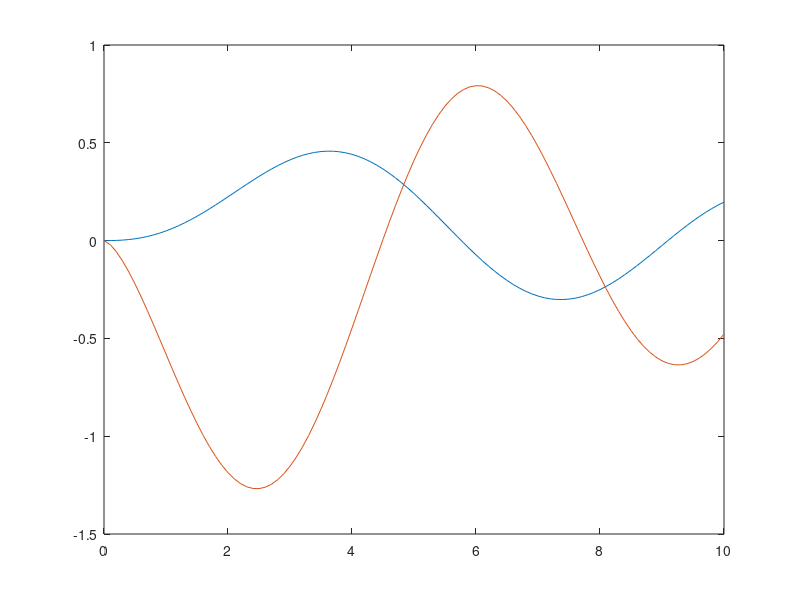

The MATLAB source for this figure:
% Finds the energy and radial wavefunction for a particle from the point 
% of view of an observer in a rotating frame of reference. The 
% wavefunction is correct to order v^2/c^2. This uses equations (362, 
% (363) and (373) to (381) of my notes. This is a negative energy particle. 
k=1.0;
mu=1.5;
om=0.0000001;
m=1.0;
c=1.0;
hbar=1.0;
hw=hbar*om;
mf=(m*c^2+hbar*om/2);
mom2=hbar^2*c^2*k^2;
emin=-m*c*c-2.0000;
emax=-m*c*c;
de=0.0001;
e=emin:de:emax;
ne=round(1+(emax-emin)/de);
mf=(m*c^2+hbar*om/2);
for ie=1:ne
    e1=e(ie)^2-mom2-mf^2;
    d1=((e1-2*mu*hbar*om*e(ie))^2)*(e1-2*hbar*om*e(ie));
    d2=8*hbar^4*om^2*c^2*k^2*e(ie)^2;
    d3=4*mu*hbar^2*om^2*e(ie)^2*(e1-2*mu*hbar*om*e(ie));
    det(ie)=d1+d2-d3;
end
det=det
ns=0;
for ie=2:ne
    ratio=det(ie)/det(ie-1);
    if ratio < 0
        ns=ns+1;
        E(ns)=e(ie)
    end
end
for ie=2:ne-1
    if det(ie) < det(ie-1)
        if det(ie) < det(ie+1)
            ns=ns+1
            E(ns)=e(ie)
        end
    end
end
for is=1:1
    ef1=(E(is)+m*c^2+hbar*om/2);
    ef3=E(is)^2-mom2-2*mu*hbar*om*E(is)-mf^2;
    A=1
    C=E(is)^2*A/(E(is)^2-mom2-2*hbar*om*E(is)-mf^2)
    B=-4*hbar^2*om^2*c*k*C/ef3
    W=(hbar*c*k*A+(2*mu+2)*hbar*om*B)/ef1
    X=(E(is)*A-hbar*c*k*B+2*hbar*om*C)/ef1
    Y=(E(is)*B+hbar*c*k*C)/ef1
end
rmin=0;
rmax=10;
dr=0.1;
nr=round(1+(rmax-rmin)/dr);
r=rmin:dr:rmax;
z=k*r;
z1=om*z/(k*c);
z2=z1.*z1;
for ir=1:nr
    psi1(ir)=A*besselj(mu+1,z(ir))+B*z1(ir)*besselj(mu,z(ir))+C*z2(ir)*besselj(mu+1,z(ir));
    psi4(ir)=W*besselj(mu,z(ir))+X*z1(ir)*besselj(mu+1,z(ir))+Y*z2(ir)*besselj(mu,z(ir));
end
plot(z,psi1,z,psi4)
    
    
    